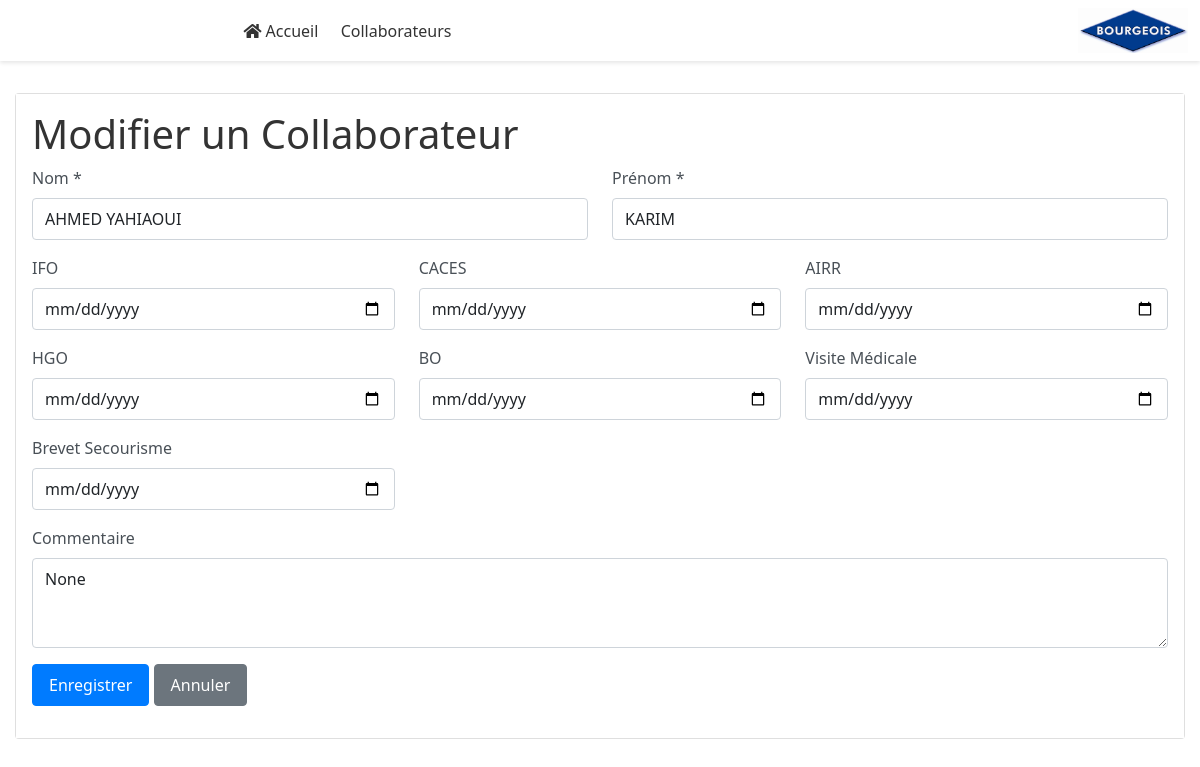
The page /collaborateurs/edit/1 on the database as committed earlier.
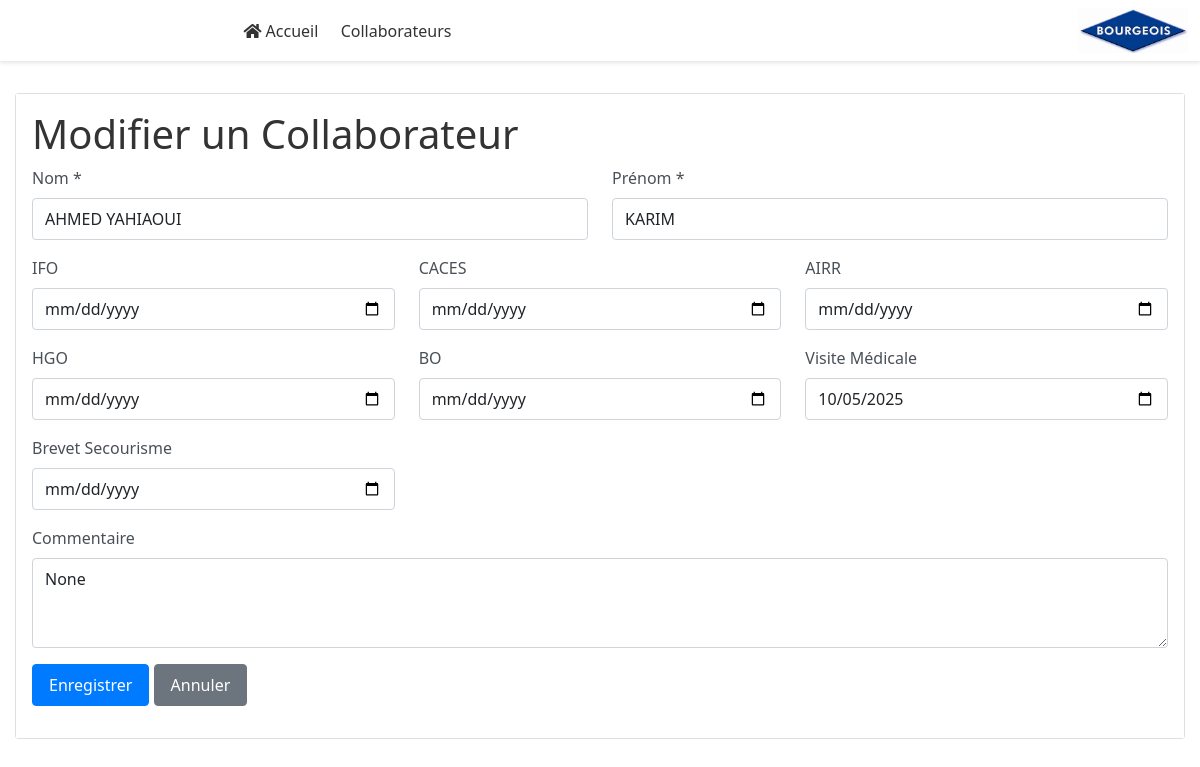
The same page on the database as committed later.
### src/models.py (models this page shows, shortened)
class Base(DeclarativeBase):
    pass

class Collaborateur(Base):
    __tablename__ = "collaborateurs"
    id: Mapped[int] = mapped_column(primary_key=True, index=True)
    nom: Mapped[str] = mapped_column(String, nullable=False)
    prenom: Mapped[str] = mapped_column(String, nullable=False)
    ifo: Mapped[Optional[datetime.date]] = mapped_column(Date, nullable=True)
    caces: Mapped[Optional[datetime.date]] = mapped_column(Date, nullable=True)
    airr: Mapped[Optional[datetime.date]] = mapped_column(Date, nullable=True)
    hgo: Mapped[Optional[datetime.date]] = mapped_column(Date, nullable=True)
    bo: Mapped[Optional[datetime.date]] = mapped_column(Date, nullable=True)
    visite_med: Mapped[Optional[datetime.date]] = mapped_column(Date, nullable=True)
    brevet_secour: Mapped[Optional[datetime.date]] = mapped_column(Date, nullable=True)
    commentaire: Mapped[Optional[str]] = mapped_column(Text, nullable=True)

### src/app.py (the view, shortened to what this page needs)
@app.route("/collaborateurs/edit/<int:id>", methods=["GET", "POST"])
def edit_collaborateur(id):
    db = next(get_db())
    collaborateur = get_collaborateur(db, id)
    return render_template("edit_collaborateur.html", collaborateur=collaborateur)

### src/crud.py (called while the page is built)
def get_collaborateur(
    db: Session, collaborateur_id: int
) -> Optional[Collaborateur]:
    return db.query(Collaborateur).filter(Collaborateur.id == collaborateur_id).first()

### src/database.py (called while the page is built)
def get_db():
    logger.info("Getting database connection")
    db = SessionLocal()
    try:
        yield db
    finally:
        logger.info("Closing database connection")
        db.close()

### templates/edit_collaborateur.html (shortened to what this page needs)
{% extends "base.html" %}
{% block content %}
<div class="container mt-4">
    <div class="card">
        <div class="card-body">
            <h1>Modifier un Collaborateur</h1>
            <form method="POST" action="{{ url_for('edit_collaborateur', id=collaborateur.id) }}">
                <div class="row">
                    <div class="col-md-6 mb-3">
                        <label for="nom" class="form-label">Nom *</label>
                        <input type="text" class="form-control" id="nom" name="nom" value="{{ collaborateur.nom }}" required>
                    </div>
                    <div class="col-md-6 mb-3">
                        <label for="prenom" class="form-label">Prénom *</label>
                        <input type="text" class="form-control" id="prenom" name="prenom" value="{{ collaborateur.prenom }}" required>
                    </div>
                </div>
                <div class="row">
                    <div class="col-md-4 mb-3">
                        <label for="ifo" class="form-label">IFO</label>
                        <input type="date" class="form-control" id="ifo" name="ifo" value="{{ collaborateur.ifo.strftime('%Y-%m-%d') if collaborateur.ifo }}">
                    </div>
                    <div class="col-md-4 mb-3">
                        <label for="caces" class="form-label">CACES</label>
                        <input type="date" class="form-control" id="caces" name="caces" value="{{ collaborateur.caces.strftime('%Y-%m-%d') if collaborateur.caces }}">
                    </div>
                    <div class="col-md-4 mb-3">
                        <label for="airr" class="form-label">AIRR</label>
                        <input type="date" class="form-control" id="airr" name="airr" value="{{ collaborateur.airr.strftime('%Y-%m-%d') if collaborateur.airr }}">
                    </div>
                </div>
                <div class="row">
                    <div class="col-md-4 mb-3">
                        <label for="hgo" class="form-label">HGO</label>
                        <input type="date" class="form-control" id="hgo" name="hgo" value="{{ collaborateur.hgo.strftime('%Y-%m-%d') if collaborateur.hgo }}">
                    </div>
                    <div class="col-md-4 mb-3">
                        <label for="bo" class="form-label">BO</label>
                        <input type="date" class="form-control" id="bo" name="bo" value="{{ collaborateur.bo.strftime('%Y-%m-%d') if collaborateur.bo }}">
                    </div>
                    <div class="col-md-4 mb-3">
                        <label for="visite_med" class="form-label">Visite Médicale</label>
                        <input type="date" class="form-control" id="visite_med" name="visite_med" value="{{ collaborateur.visite_med.strftime('%Y-%m-%d') if collaborateur.visite_med }}">
                    </div>
                </div>
                <div class="row">
                    <div class="col-md-4 mb-3">
                        <label for="brevet_secour" class="form-label">Brevet Secourisme</label>
                        <input type="date" class="form-control" id="brevet_secour" name="brevet_secour" value="{{ collaborateur.brevet_secour.strftime('%Y-%m-%d') if collaborateur.brevet_secour }}">
                    </div>
                </div>
                <div class="mb-3">
                    <label for="commentaire" class="form-label">Commentaire</label>
                    <textarea class="form-control" id="commentaire" name="commentaire" rows="3">{{ collaborateur.commentaire }}</textarea>
                </div>
                <div class="mb-3">
                    <button type="submit" class="btn btn-primary">Enregistrer</button>
                    <a href="{{ url_for('index_collaborateurs') }}" class="btn btn-secondary">Annuler</a>
                </div>
            </form>
        </div>
    </div>
</div>
{% endblock %}

Rows that differ between the two databases and show on the page:
changed Collaborateur "AHMED YAHIAOUI": visite_med (not shown) → "10/05/2025"
